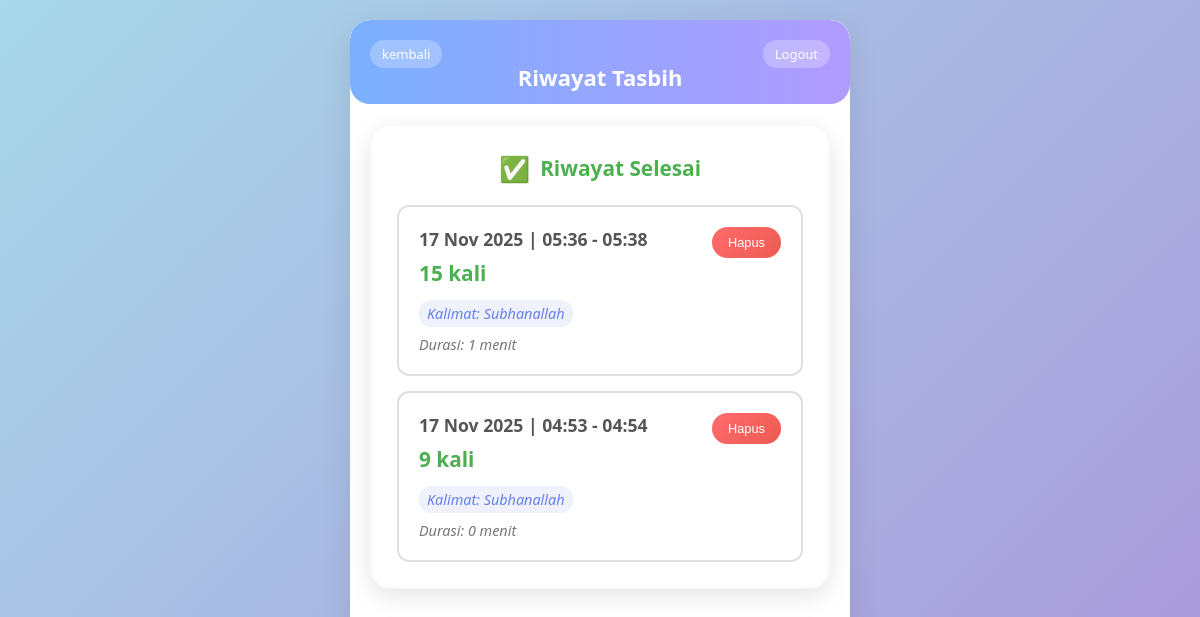
Screenshot of /history.php (signed in) with the database file from the repository.
### tables this page shows
CREATE TABLE `tasbih_records` (
  `id` int NOT NULL,
  `user_id` int DEFAULT NULL,
  `count` int NOT NULL,
  `date` date NOT NULL,
  `start_time` timestamp NULL DEFAULT NULL,
  `end_time` timestamp NULL DEFAULT NULL,
  `thayyibah_text` varchar(255) DEFAULT 'Subhanallah',
  `created_at` timestamp NULL DEFAULT CURRENT_TIMESTAMP,
  `updated_at` timestamp NULL DEFAULT CURRENT_TIMESTAMP ON UPDATE CURRENT_TIMESTAMP
);

### history.php (the view, shortened to what this page needs)
<?php
include 'config.php';
$user_id = $_SESSION['user_id'];
try {
    $stmt = $pdo->prepare("SELECT id, count, date, start_time, end_time, thayyibah_text FROM tasbih_records WHERE user_id = ? AND end_time IS NOT NULL ORDER BY end_time DESC");
    $stmt->execute([$user_id]);
    $records = $stmt->fetchAll();
} catch(PDOException $e) {
    $records = [];
    $active_sessions = [];
    $total_count = 0;
}
?>
<!DOCTYPE html>
<html lang="id">
<head>
    <link rel="stylesheet" href="style.css">
</head>
<body>
    <div class="container">
    <header class="header-fixed">
    <a href="index.php" class="btn-back">kembali</a>
    <div class="title-group">
        <h1><br>Riwayat Tasbih</h1>
    </div>
    <a href="logout.php" class="btn-logout">Logout</a>
</header>
        <div class="history-container">
            <div class="completed-sessions">
                <h3> Riwayat Selesai</h3>
                <?php if(count($records) > 0): ?>
                    <div class="history-list">
                        <?php foreach($records as $record): ?>
                            <div class="history-item">
                                <div class="history-info">
                                    <div class="history-time">
                                        <?php
                                            $start = date('H:i', strtotime($record['start_time']));
                                            $end = date('H:i', strtotime($record['end_time']));
                                            $date = date('d M Y', strtotime($record['date']));
                                            echo "$date | $start - $end";
                                        ?>
                                    </div>
                                    <div class="history-count"><?php echo $record['count']; ?> kali</div>
                                    <div class="history-thayyibah">
                                        Kalimat: <?php echo htmlspecialchars($record['thayyibah_text'] ?? 'Subhanallah'); ?>
                                    </div>
                                    <div class="history-duration">
                                        Durasi: <?php
                                            $start_time = new DateTime($record['start_time']);
                                            $end_time = new DateTime($record['end_time']);
                                            $duration = $start_time->diff($end_time);
                                            if($duration->h > 0) {
                                                echo $duration->format('%h jam %i menit');
                                            } else {
                                                echo $duration->format('%i menit');
                                            }
                                        ?>
                                    </div>
                                </div>
                                <div class="history-actions">
                                    <button class="btn-delete" onclick="deleteRecord(<?php echo $record['id']; ?>)">
                                        Hapus
                                    </button>
                                </div>
                            </div>
                        <?php endforeach; ?>
                    </div>
                <?php endif; ?>
            </div>
        </div>
    </div>
</body>
</html>

### style.css (style rules this page uses)
* { margin: 0; padding: 0; box-sizing: border-box; }
body { font-family: "Segoe UI", Tahoma, Geneva, Verdana, sans-serif; background: linear-gradient(135deg, #a8d8ea 0%, #aa96da 100%); color: #333; min-height: 100vh; padding: 20px; }
.container { max-width: 500px; margin: 0 auto; background: white; border-radius: 20px; box-shadow: 0 10px 30px rgba(0, 0, 0, 0.1); overflow: hidden; min-height: 90vh; }
header { background: linear-gradient(135deg, #a8d8ea 0%, #aa96da 100%); color: white; padding: 20px; text-align: center; position: relative; }
header h1 { font-size: 1.8rem; margin-bottom: 5px; }
.btn-history, .btn-back, .btn-logout, .btn-login, .btn-register { position: absolute; top: 20px; padding: 8px 15px; background: rgba(255, 255, 255, 0.3); color: white; text-decoration: none; border-radius: 20px; font-size: 0.8rem; transition: background 0.3s; }
.btn-history, .btn-back { left: 20px; }
.btn-logout { right: 20px; }
.history-container { background: white; border-radius: 20px; padding: 25px; margin: 20px; box-shadow: 0 8px 25px rgba(0, 0, 0, 0.1); border: 2px solid #f8f9fa; }
.completed-sessions h3 { color: #4caf50; margin-bottom: 20px; text-align: center; font-size: 1.3em; display: flex; align-items: center; justify-content: center; gap: 10px; }
.completed-sessions h3::before { content: "✅"; font-size: 1.2em; }
.history-list { display: flex; flex-direction: column; gap: 15px; }
.history-item { background: white; border: 2px solid #e0e0e0; border-radius: 12px; padding: 20px; transition: all 0.3s ease; display: flex; justify-content: space-between; align-items: flex-start; }
.history-info { flex: 1; }
.history-time { font-weight: bold; color: #555; margin-bottom: 8px; font-size: 1.1em; }
.history-count { font-size: 1.3em; font-weight: bold; color: #4caf50; margin-bottom: 8px; }
.history-thayyibah { font-style: italic; color: #666; margin-top: 5px; font-size: 0.9em; background: rgba(102, 126, 234, 0.1); padding: 4px 8px; border-radius: 12px; display: inline-block; color: #667eea; }
.history-duration { font-size: 0.9em; color: #777; font-style: italic; margin-top: 8px; }
.history-actions { display: flex; gap: 10px; }
.btn-delete { background: linear-gradient(135deg, #ff6b6b 0%, #ee5a52 100%); color: white; border: none; border-radius: 20px; padding: 8px 16px; font-size: 0.8rem; cursor: pointer; transition: all 0.3s ease; white-space: nowrap; }
.header-fixed { display: flex; align-items: center; justify-content: space-between; padding: 12px 15px; background: linear-gradient(to right, #7bb0ff, #b19bff); border-radius: 20px; color: white; }
.title-group { text-align: center; flex: 1; }
.title-group h1 { margin: 0; font-size: 22px; font-weight: bold; }
.btn-back, .btn-logout { background: rgba(255,255,255,0.25); padding: 5px 12px; border-radius: 20px; color: white; text-decoration: none; font-size: 13px; white-space: nowrap; }

### rows the page displays
tasbih_records: date "17 Nov 2025", start_time "05:36", end_time "05:38", count "15", thayyibah_text "Subhanallah", $duration->format('%i menit') "1 menit"
tasbih_records: date "17 Nov 2025", start_time "04:53", end_time "04:54", count "9", thayyibah_text "Subhanallah", $duration->format('%i menit') "0 menit"
